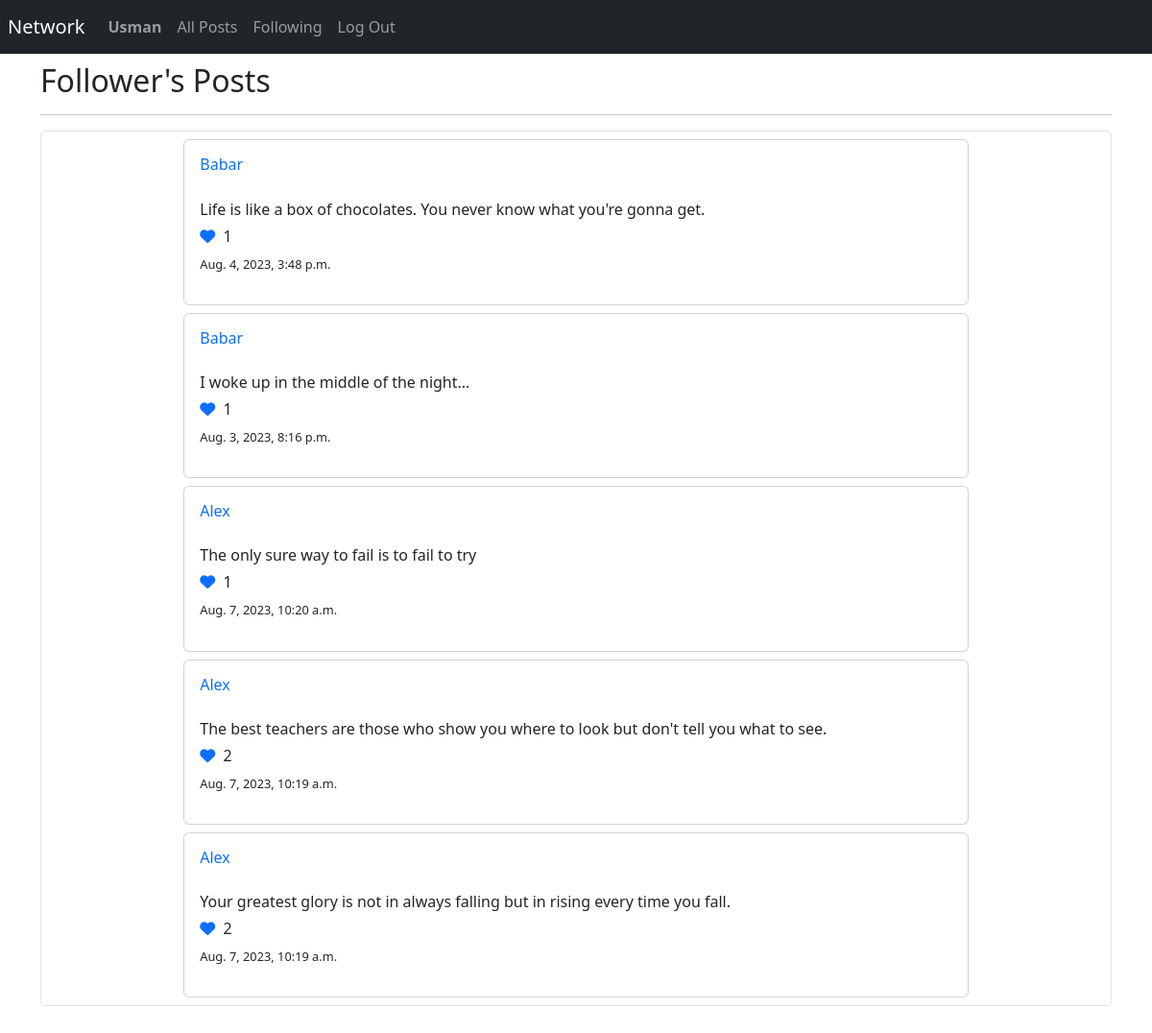
Page /following (signed in) on the committed database.
### network/models.py (models this page shows, shortened)
class User(AbstractUser):
    pass

class Post(models.Model):
    user = models.ForeignKey(User,on_delete=models.CASCADE,related_name="postUser")
    content = models.TextField()
    timestamp = models.DateTimeField(auto_now_add=True)
    likes = models.ManyToManyField(User,blank=True,related_name="postLikes")
    def numberOfLikes(self):
        return self.likes.all().count()

### network/views.py (the view)
# urls.py: path("following",views.displayFollowing,name = "following"),
def displayFollowing(request):
    user = request.user
    following = Follow.objects.filter(following = user)
    posts = []
    for follow in following:
        posts.extend(Post.objects.filter(user = follow.user).order_by("id").reverse())
    paginatedPosts= Paginator(posts,10)
    pageNumber = request.GET.get("page")
    singlePagePosts =  paginatedPosts.get_page(pageNumber)
    return render(request,"network/following.html",{
        "posts":singlePagePosts
    })

### network/templates/network/following.html (shortened to what this page needs)
{% extends "network/layout.html" %}
{% block body %}
    <div class="container">
        <h2 class="my-2">Follower's Posts</h2>
        <hr>
        <div class="container border rounded my-3">
            {% for post in posts %}
                <div class="card w-75 my-2 mx-auto">
                    <div class="card-body">
                        <div id="currentpost">
                            <div class="d-flex justify-content-between">
                                <h6 class="card-title"><a href="{% url 'profile' post.user %}" class="link-primary link-underline-opacity-0">{{post.user}}</a></h6>
                            </div>
                            <p class="card-text mt-3 mb-1">{{post.content}}</p>
                            {% if user.is_authenticated %}
                                <i id="likeicon_{{post.id}}" data-id="{{post.id}}" style="cursor: pointer;" class="{% if user in post.likes.all %}fa-solid{% else%} fa-regular{%endif%} fa-heart text-primary"></i>
                            {% endif %}
                            <span id="likecount_{{post.id}}" style="font-size: 1rem;" class="ms-1">{{post.numberOfLikes}}</span>
                        </div>
                        <p style="font-size: 0.8rem;" class="small-text mt-2">{{post.timestamp}}</p>
                    </div>
                </div>
            {% endfor %}
        </div>
    </div>
{% endblock %}

### network/templates/network/layout.html (shortened to what this page needs)
{% load static %}
<!DOCTYPE html>
<html lang="en">
    <head>
        <link href="https://cdn.jsdelivr.net/npm/bootstrap@5.3.1/dist/css/bootstrap.min.css" rel="stylesheet">
        <link href="{% static 'network/styles.css' %}" rel="stylesheet">
    </head>
    <body>
        <nav class="px-2 navbar navbar-expand-lg navbar-dark bg-dark border-bottom">
            <a class="navbar-brand" href="#">Network</a>
            <div>
              <ul class="navbar-nav mr-auto">
                {% if user.is_authenticated %}
                    <li class="nav-item">
                        <a class="nav-link" href="{% url 'profile' user%}"><strong>{{ user }}</strong></a>
                    </li>
                {% endif %}
                <li class="nav-item">
                  <a class="nav-link" href="{% url 'index' %}">All Posts</a>
                </li>
                {% if user.is_authenticated %}
                    <li class="nav-item">
                        <a class="nav-link" href="{% url 'following'%}">Following</a>
                    </li>
                    <li class="nav-item">
                        <a class="nav-link" href="{% url 'logout' %}">Log Out</a>
                    </li>
                {% endif %}
              </ul>
            </div>
          </nav>
            <div  class="body">
                {% block body %}
                {% endblock %}
            </div>
    </body>
</html>

### rows in the picture
User: username "Usman"
Post: user "Babar", content "Life is like a box of chocolates. You never know what you're gonna get.", numberOfLikes "1", timestamp "Aug. 4, 2023, 3:48 p.m."
Post: user "Babar", content "I woke up in the middle of the night...", numberOfLikes "1", timestamp "Aug. 3, 2023, 8:16 p.m."
Post: user "Alex", content "The only sure way to fail is to fail to try", numberOfLikes "1", timestamp "Aug. 7, 2023, 10:20 a.m."
Post: user "Alex", content "The best teachers are those who show you where to look but don't tell you what to see.", numberOfLikes "2", timestamp "Aug. 7, 2023, 10:19 a.m."
Post: user "Alex", content "Your greatest glory is not in always falling but in rising every time you fall.", numberOfLikes "2", timestamp "Aug. 7, 2023, 10:19 a.m."
